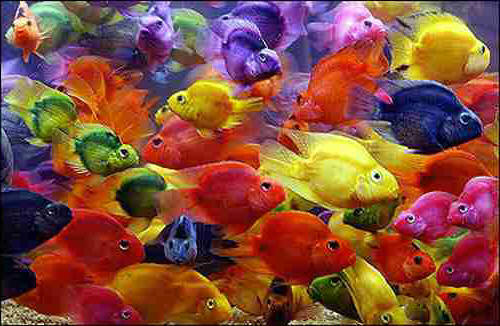
#> input picture P2/Christopher_Mobley_PS2_py/fish.jpg, 500 x 326 px
$ python colorQuantizeMain.py   (Python 2 division)   (older library calls are emulated)
#> lines starting #> are read from the running program, lines starting #| are printed output that depends on the picture; after the words box and inside, x2 and y2 are one past the last pixel; in counts of white or black regions, pixels touching at a corner belong together
### P2/Christopher_Mobley_PS2_py/quantizeRGB.py
# from scipy.misc import imread
# import matplotlib.pyplot as plot

def quantizeRGB(origImg, k):
    import numpy as np
    from scipy.cluster.vq import kmeans2

    input_image = origImg.astype(np.float64)
    reshaped_input_image = np.reshape(input_image, (-1, 3))

    meanColors, labels = kmeans2(reshaped_input_image, k)

    reshaped_output_image = meanColors[labels,:]
    outputImg = np.reshape(reshaped_output_image,(input_image.shape)).astype(np.uint8)

    return outputImg, meanColors


# [6 lines of commented-out code are left out]

### P2/Christopher_Mobley_PS2_py/computeQuantizationError.py
# from scipy.misc import imread
# from quantizeRGB import quantizeRGB
# from quantizeHSV import quantizeHSV

def computeQuantizationError(origImg,quantizedImg):
    import numpy as np

    error = np.sum(np.power((origImg - quantizedImg),2))/(origImg.shape[0]*origImg.shape[1]*origImg.shape[2])

    return error

# print computeQuantizationError(imread('fish.jpg'),imread('fish.jpg'))
# print computeQuantizationError(imread('fish.jpg'),quantizeRGB(imread('fish.jpg'),3)[0])
# print computeQuantizationError(imread('fish.jpg'),quantizeHSV(imread('fish.jpg'),3)[0])

### P2/Christopher_Mobley_PS2_py/quantizeHSV.py
# from scipy.misc import imread
# import matplotlib.pyplot as plot

def quantizeHSV(origImg, k):
    from skimage.color import rgb2hsv, hsv2rgb
    import numpy as np
    from scipy.cluster.vq import kmeans2

    input_HSV_image = rgb2hsv(origImg)
    reshaped_input_hue_channel = np.reshape(input_HSV_image[:,:,0],(-1,1))

    meanHues, labels = kmeans2(reshaped_input_hue_channel, k)

    reshaped_output_hue_channel = meanHues[labels]
    output_hue_channel = np.reshape(reshaped_output_hue_channel,(input_HSV_image[:,:,0].shape))

    output_HSV_image = input_HSV_image
    output_HSV_image[:,:,0] = output_hue_channel

    outputImg = (np.around(hsv2rgb(output_HSV_image) * 255)).astype(np.uint8)

    return outputImg, meanHues

# [12 lines of commented-out code are left out]

### P2/Christopher_Mobley_PS2_py/getHueHists.py
# from scipy.misc import imread
# import matplotlib.pyplot as plot

def getHueHists(im, k):
    from skimage.color import rgb2hsv
    import numpy as np
    from quantizeHSV import quantizeHSV
    import matplotlib.pyplot as plot

    reshaped_im_hue_channel = np.reshape(rgb2hsv(im)[:,:,0], (-1,1))

    plot.subplot(2,2,3)
    histEqual,equal_bin_edges ,_ = plot.hist(reshaped_im_hue_channel,bins=k)

    outputImg, meanHues = quantizeHSV(im,k)

    reshaped_outputImg_hue_channel = np.reshape(rgb2hsv(outputImg)[:,:,0],(-1,1))

    edges = np.zeros(((k+1),1))
    edges[1:-1] = ((np.sort(meanHues, axis=0)[:-1] + np.sort(meanHues, axis=0)[1:])/2)
    edges[0], edges[-1] = max(np.sort(meanHues, axis=0)[0] - edges[1],0), min(np.sort(meanHues, axis=0)[-1] + edges[-2],1)
    edges = edges[:,0]

    plot.subplot(2,2,4)
    histClustered, clustered_bin_edges, _ = plot.hist(reshaped_outputImg_hue_channel,bins=edges)

    return histEqual, histClustered

# [4 lines of commented-out code are left out]

### P2/Christopher_Mobley_PS2_py/colorQuantizeMain.py
from scipy.misc import imread

def colorQuantizeMain(input_image,k):
    from quantizeRGB import quantizeRGB
    from quantizeHSV import quantizeHSV
    from computeQuantizationError import computeQuantizationError
    from getHueHists import getHueHists
    import matplotlib.pyplot as plot
    from scipy.misc import imsave

    output_quantizeRGB_image, mean_colors = quantizeRGB(input_image,k)

    imsave("output_quantizeRGB_image_k_"+str(k)+".png",output_quantizeRGB_image)
    plot.subplot(2,2,1)
    plot.imshow(output_quantizeRGB_image)
    plot.title("Quantize RGB with k=" + str(k))

    error_RGB = computeQuantizationError(input_image,output_quantizeRGB_image)

    output_quantizeHSV_image, mean_hues = quantizeHSV(input_image,k)
    imsave("output_quantizeHSV_image_k_"+str(k)+".png",output_quantizeHSV_image)
    plot.subplot(2,2,2)
    plot.imshow(output_quantizeHSV_image)
    plot.title("Quantize HSV with k=" + str(k))

    error_HSV = computeQuantizationError(input_image,output_quantizeHSV_image)
    hist_equal, hist_clustered = getHueHists(input_image,k)
    plot.subplot(2,2,3)
    plot.title("Equally Spaced Bins with k=" + str(k))
    plot.subplot(2,2,4)
    plot.title("K Cluster Center Membership Bins with k=" + str(k))
    plot.show()

    return error_RGB,error_HSV,hist_equal,hist_clustered

error_RGB_2,error_HSV_2,hist_equal_2,hist_clustered_2 = colorQuantizeMain(imread('fish.jpg'), 2)
#> in quantizeRGB, `meanColors, labels = kmeans2(reshaped_input_image, k)`: meanColors = [[109.9, 45.84, 39.27], [181.6, 146.4, 106.9]]
#> in colorQuantizeMain, input_image is the input picture: shape (326, 500, 3); mean R, G, B 132.5, 77.5, 60.6
#> in computeQuantizationError, `error = np.sum(np.power((origImg - quantizedImg),2))/(origImg.shape[0]..`: error = 108
#> in quantizeHSV, `input_HSV_image = rgb2hsv(origImg)`: input_HSV_image: shape (326, 500, 3) float64; mean of channels 0, 1, 2 0.366, 0.703, 0.561
#> in quantizeHSV, `meanHues, labels = kmeans2(reshaped_input_hue_channel, k)`: meanHues = [0.804, 0.0904]
#> in quantizeHSV, `output_hue_channel = np.reshape(reshaped_output_hue_channel,(input_HSV..`:
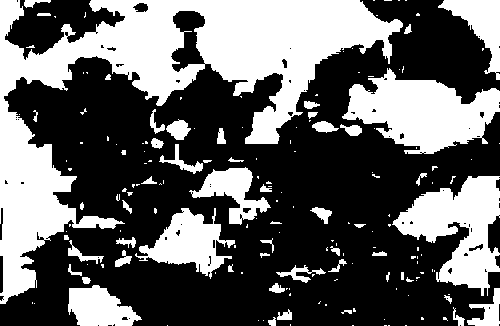
#> output_hue_channel: shape (326, 500) float64; values 0.0904 (black) and 0.804 (white), 38.6% white; 173 white regions (119 under 20 px), largest, box (x1, y1, x2, y2) and area: (0, 0, 403, 304) 34453, (342, 68, 500, 154) 7757, (392, 176, 500, 296) 6513
#> in quantizeHSV, `output_HSV_image[:,:,0] = output_hue_channel`: output_HSV_image: shape (326, 500, 3) float64; mean of channels 0, 1, 2 0.366, 0.703, 0.561
#> in colorQuantizeMain, `error_HSV = computeQuantizationError(input_image,output_quantizeHSV_im..`: error_HSV = 43
#> in getHueHists, `histEqual,equal_bin_edges ,_ = plot.hist(reshaped_im_hue_channel,bins=k)`: histEqual = [100413, 62587]; equal_bin_edges = [0, 0.5, 0.999]
#> in getHueHists, `outputImg, meanHues = quantizeHSV(im,k)`: meanHues = [0.0904, 0.804]
#> in getHueHists, `histClustered, clustered_bin_edges, _ = plot.hist(reshaped_outputImg_h..`: histClustered = [100124, 62876]; clustered_bin_edges = [0, 0.447, 1]
#> in colorQuantizeMain, `hist_equal, hist_clustered = getHueHists(input_image,k)`: hist_equal = [100413, 62587]; hist_clustered = [100124, 62876]
#> error_RGB_2 = 108; error_HSV_2 = 43; hist_equal_2 = [100413, 62587]; hist_clustered_2 = [100124, 62876]
print "for k = 2"
print "error_RGB = " + str(error_RGB_2)
#| error_RGB = 108.0
print "error_HSV = " + str(error_HSV_2)
#| error_HSV = 43.0
print "bin count for equally spaced bins is" + str(hist_equal_2)
#| bin count for equally spaced bins is[100413.  62587.]
print "bin count for bins defined by the k cluster center membership" + str(hist_clustered_2)
#| bin count for bins defined by the k cluster center membership[100124.  62876.]

error_RGB_4,error_HSV_4,hist_equal_4,hist_clustered_4 = colorQuantizeMain(imread('fish.jpg'), 4)
#> call 2 of colorQuantizeMain, with k = 4
#> in colorQuantizeMain (call 2), `output_quantizeRGB_image, mean_colors = quantizeRGB(input_image,k)`: mean_colors = [[151.9, 118.3, 165.5], [151.6, 52.04, 25.22], [196.2, 171.9, 66.72], [53.6, 38.43, 55.57]]
#> in colorQuantizeMain (call 2), `error_RGB = computeQuantizationError(input_image,output_quantizeRGB_im..`: error_RGB = 103
#> in quantizeHSV (call 3), `output_HSV_image[:,:,0] = output_hue_channel`: output_HSV_image: shape (326, 500, 3) float64; mean of channels 0, 1, 2 0.366, 0.703, 0.561
#> in colorQuantizeMain (call 2), `output_quantizeHSV_image, mean_hues = quantizeHSV(input_image,k)`: mean_hues = [0.692, 0.0877, 0.938, -0.161]
#> in colorQuantizeMain (call 2), `error_HSV = computeQuantizationError(input_image,output_quantizeHSV_im..`: error_HSV = 35
#> in quantizeHSV (call 4), `output_HSV_image[:,:,0] = output_hue_channel`: output_HSV_image: shape (326, 500, 3) float64; mean of channels 0, 1, 2 0.366, 0.703, 0.561
#> in colorQuantizeMain (call 2), `hist_equal, hist_clustered = getHueHists(input_image,k)`: hist_equal = [96138, 4275, 27912, 34675]; hist_clustered = [83294, 17022, 35410, 27274]
#> in colorQuantizeMain (call 2), `plot.show()`:
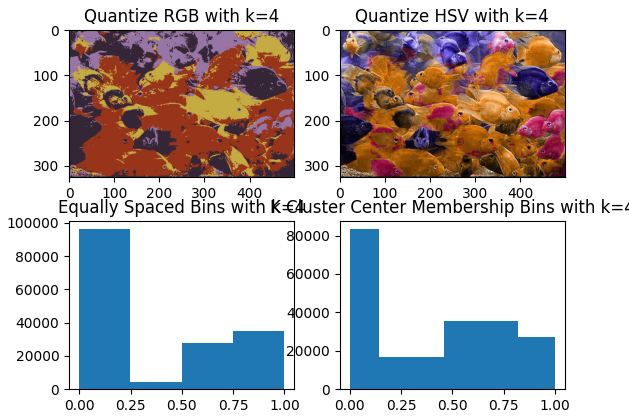
#> figure drawn by matplotlib, 4 panels; panel 3: tallest bar 96138 high, from x = 1.39e-17 to 0.25; panel 4: tallest bar 83294 high, from x = -1.39e-17 to 0.143
#> error_RGB_4 = 103; error_HSV_4 = 35; hist_equal_4 = [96138, 4275, 27912, 34675]; hist_clustered_4 = [83294, 17022, 35410, 27274]
print "for k = 4"
print "error_RGB = " + str(error_RGB_4)
#| error_RGB = 103.0
print "error_HSV = " + str(error_HSV_4)
#| error_HSV = 35.0
print "bin count for equally spaced bins is" + str(hist_equal_4)
#| bin count for equally spaced bins is[96138.  4275. 27912. 34675.]
print "bin count for bins defined by the k cluster center membership" + str(hist_clustered_4)
#| bin count for bins defined by the k cluster center membership[83294. 17022. 35410. 27274.]

error_RGB_6,error_HSV_6,hist_equal_6,hist_clustered_6 = colorQuantizeMain(imread('fish.jpg'), 6)
#> call 3 of colorQuantizeMain, with k = 6
#> call 3 of quantizeRGB, with k = 6
#> in quantizeRGB (call 3), `meanColors, labels = kmeans2(reshaped_input_image, k)`: meanColors = [[186.2, 120.8, 32.97], [40.63, 27.58, 41.43], [204.8, 186.8, 140.9], [142.7, 33.87, 15.39], [108, 83.04, 143.8], [128.9, 78.88, 66.31]]
#> in quantizeRGB (call 3), `outputImg = np.reshape(reshaped_output_image,(input_image.shape)).asty..`:
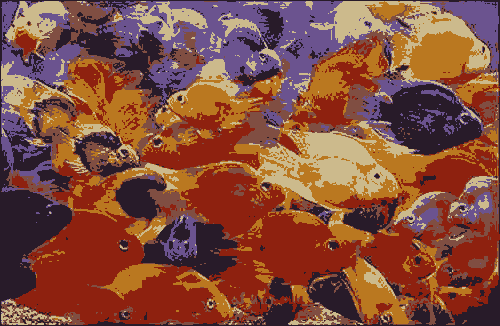
#> outputImg: shape (326, 500, 3); mean R, G, B 131.8, 76.8, 60
#> in colorQuantizeMain (call 3), `output_quantizeRGB_image, mean_colors = quantizeRGB(input_image,k)`: mean_colors has the same summary as meanColors in quantizeRGB
#> in colorQuantizeMain (call 3), `error_RGB = computeQuantizationError(input_image,output_quantizeRGB_im..`: error_RGB = 100
#> in quantizeHSV (call 5), `meanHues, labels = kmeans2(reshaped_input_hue_channel, k)`: meanHues = [-0.218, 0.597, 0.0414, 0.839, 0.158, -0.0617]
#> in quantizeHSV (call 5), `output_HSV_image[:,:,0] = output_hue_channel`: output_HSV_image: shape (326, 500, 3) float64; mean of channels 0, 1, 2 0.366, 0.703, 0.561
#> in quantizeHSV (call 5), `outputImg = (np.around(hsv2rgb(output_HSV_image) * 255)).astype(np.uin..`:
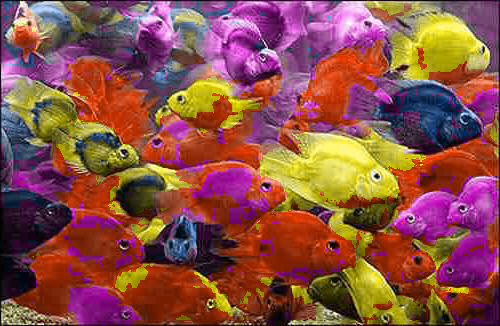
#> outputImg: shape (326, 500, 3); mean R, G, B 139.3, 80.4, 70.5
#> in colorQuantizeMain (call 3), `error_HSV = computeQuantizationError(input_image,output_quantizeHSV_im..`: error_HSV = 33
#> in quantizeHSV (call 6), `meanHues, labels = kmeans2(reshaped_input_hue_channel, k)`: meanHues = [0.224, 0.94, 0.407, 0.703, 0.0372, 0.132]
#> in quantizeHSV (call 6), `output_hue_channel = np.reshape(reshaped_output_hue_channel,(input_HSV..`:
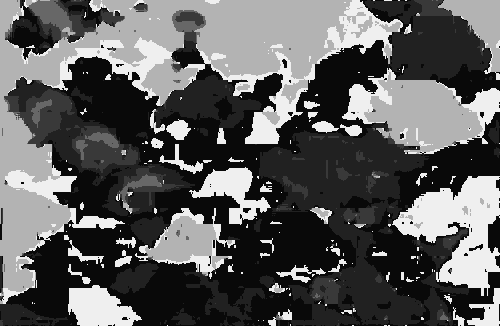
#> output_hue_channel: shape (326, 500) float64; min 0.0372, max 0.94, mean 0.366
#> in quantizeHSV (call 6), `output_HSV_image[:,:,0] = output_hue_channel`: output_HSV_image: shape (326, 500, 3) float64; mean of channels 0, 1, 2 0.366, 0.703, 0.561
#> in quantizeHSV (call 6), `outputImg = (np.around(hsv2rgb(output_HSV_image) * 255)).astype(np.uin..`:
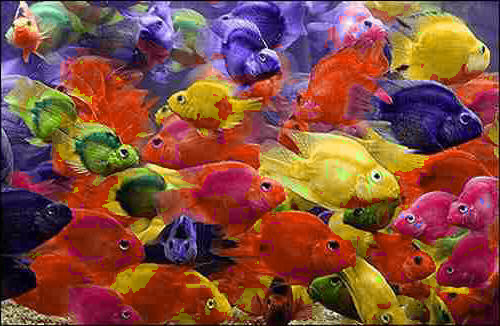
#> outputImg: shape (326, 500, 3); mean R, G, B 131.7, 76.9, 61.5
#> in colorQuantizeMain (call 3), `hist_equal, hist_clustered = getHueHists(input_image,k)`: hist_equal = [85872, 12358, 2183, 9452, 26737, 26398]; hist_clustered = [56795, 33466, 7807, 2663, 35048, 27221]
#> in colorQuantizeMain (call 3), `plot.show()`:
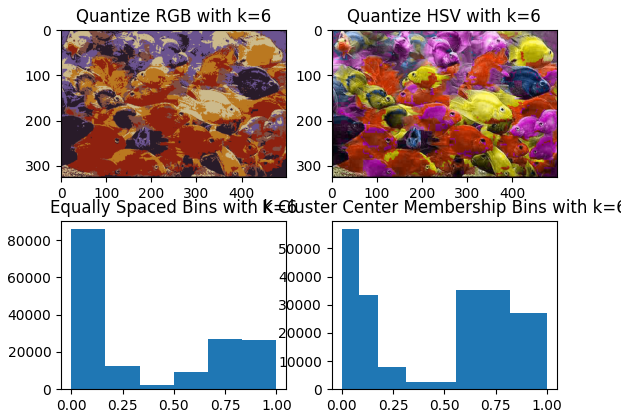
#> figure drawn by matplotlib, 4 panels; panel 3: tallest bar 85872 high, from x = 1.39e-17 to 0.167; panel 4: tallest bar 56795 high, from x = 0 to 0.0845
#> error_RGB_6 = 100; error_HSV_6 = 33; hist_equal_6 = [85872, 12358, 2183, 9452, 26737, 26398]; hist_clustered_6 = [56795, 33466, 7807, 2663, 35048, 27221]
print "for k = 6"
print "error_RGB = " + str(error_RGB_6)
#| error_RGB = 100.0
print "error_HSV = " + str(error_HSV_6)
#| error_HSV = 33.0
print "bin count for equally spaced bins is" + str(hist_equal_6)
#| bin count for equally spaced bins is[85872. 12358.  2183.  9452. 26737. 26398.]
print "bin count for bins defined by the k cluster center membership" + str(hist_clustered_6)
#| bin count for bins defined by the k cluster center membership[56795. 33466.  7807.  2663. 35048. 27221.]

$ run again, with P2/Christopher_Mobley_PS2_py/coins.jpg copied over P2/Christopher_Mobley_PS2_py/fish.jpg
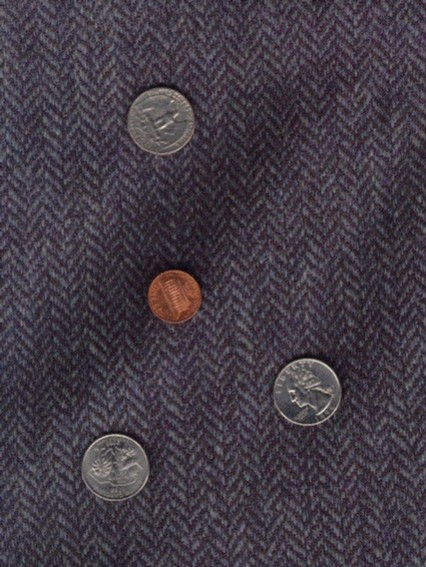
#> input picture P2/Christopher_Mobley_PS2_py/coins.jpg, 426 x 567 px
#> meanColors = [[54.92, 46.75, 57.14], [88.05, 80.57, 89.38]]
#> in colorQuantizeMain, input_image is the input picture: shape (567, 426, 3); mean R, G, B 66.9, 59, 68.8
#> error = 70
#> input_HSV_image: shape (567, 426, 3) float64; mean of channels 0, 1, 2 0.761, 0.173, 0.275
#> in quantizeHSV, `meanHues, labels = kmeans2(reshaped_input_hue_channel, k)`: meanHues = [0.789, 0.0522]
#> in quantizeHSV, `output_hue_channel = np.reshape(reshaped_output_hue_channel,(input_HSV..`:
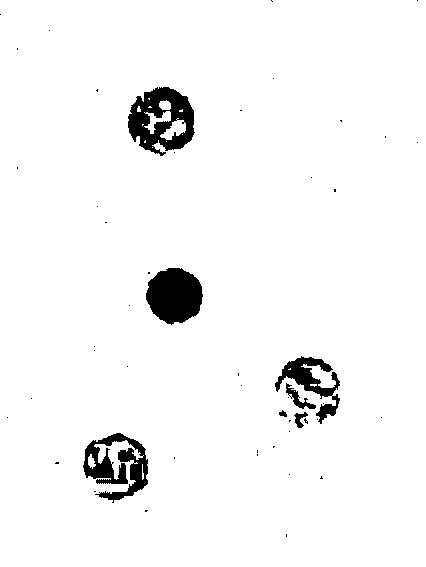
#> output_hue_channel: shape (567, 426) float64; values 0.0522 (black) and 0.789 (white), 96.2% white; 50 black regions (43 under 20 px), largest, box (x1, y1, x2, y2) and area: (128, 87, 195, 156) 2671, (146, 268, 203, 325) 2441, (83, 433, 148, 503) 2163
#> output_HSV_image: shape (567, 426, 3) float64; mean of channels 0, 1, 2 0.761, 0.173, 0.275
#> error_HSV = 4
#> histEqual = [9186, 232356]; equal_bin_edges = [0, 0.498, 0.996]
#> in getHueHists, `outputImg, meanHues = quantizeHSV(im,k)`: meanHues = [0.0522, 0.789]
#> histClustered = [9186, 232356]; clustered_bin_edges = [0, 0.421, 1]
#> hist_equal = [9186, 232356]
#> error_RGB_2 = 70; error_HSV_2 = 4; hist_equal_2 = [9186, 232356]
#| error_RGB = 70.0
#| error_HSV = 4.0
#| bin count for equally spaced bins is[  9186. 232356.]
#| bin count for bins defined by the k cluster center membership[  9186. 232356.]
#> output_HSV_image: shape (567, 426, 3) float64; mean of channels 0, 1, 2 0.761, 0.173, 0.275
#> output_HSV_image: shape (567, 426, 3) float64; mean of channels 0, 1, 2 0.761, 0.173, 0.275
#> error_RGB_4 = 39; error_HSV_4 = 1; hist_equal_4 = [9148, 38, 52270, 180086]; hist_clustered_4 = [9162, 97402, 103062, 31916]
#| error_RGB = 39.0
#| error_HSV = 1.0
#| bin count for equally spaced bins is[9.14800e+03 3.80000e+01 5.22700e+04 1.80086e+05]
#| bin count for bins defined by the k cluster center membership[  9162.  97402. 103062.  31916.]
#> mean_colors = [[83.07, 75.78, 85.63], [36.7, 27.97, 37.27], [107.8, 99.95, 105.5], [67.34, 59.63, 70.24], [46.98, 38.51, 48.75], [56.26, 48.13, 58.69]]
#> error_RGB = 25
#> output_HSV_image: shape (567, 426, 3) float64; mean of channels 0, 1, 2 0.761, 0.173, 0.275
#> mean_hues = [0.0511, 0.792, 0.686, 0.866, 0.734, 0.618]
#> error_HSV = 0
#> output_HSV_image: shape (567, 426, 3) float64; mean of channels 0, 1, 2 0.761, 0.173, 0.275
#> hist_equal = [8957, 201, 28, 2017, 171774, 58565]; hist_clustered = [9161, 38069, 31864, 59677, 56798, 45973]
#> in colorQuantizeMain (call 3), `plot.show()`:
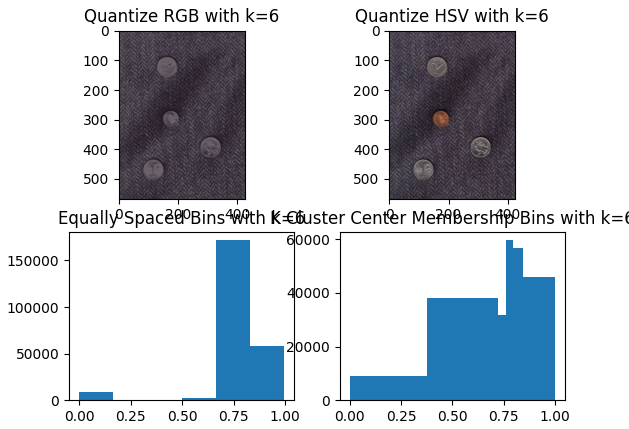
#> figure drawn by matplotlib, 4 panels; panel 3: tallest bar 171774 high, from x = 0.664 to 0.83; panel 4: tallest bar 59677 high, from x = 0.762 to 0.797
#> error_RGB_6 = 25; error_HSV_6 = 0; hist_equal_6 = [8957, 201, 28, 2017, 171774, 58565]; hist_clustered_6 = [9161, 38069, 31864, 59677, 56798, 45973]
#| error_RGB = 25.0
#| error_HSV = 0.0
#| bin count for equally spaced bins is[8.95700e+03 2.01000e+02 2.80000e+01 2.01700e+03 1.71774e+05 5.85650e+04]
#| bin count for bins defined by the k cluster center membership[ 9161. 38069. 31864. 59677. 56798. 45973.]
